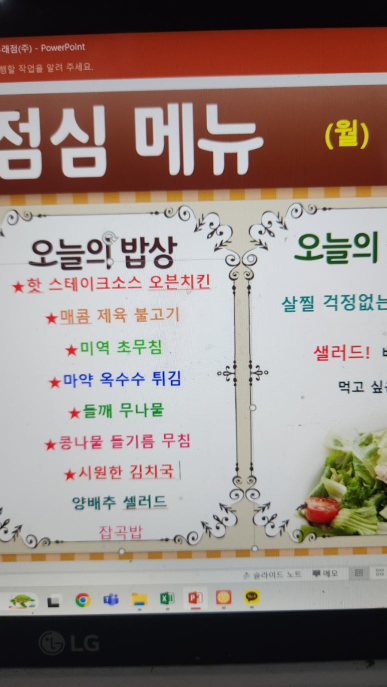
#> input picture docs/images/naver.jpg, 773 x 1373 px (shown at 1/2 size)
$ python -i ocr.py   (imports and definitions only)
#> lines starting #> are read from the running program, lines starting #| are printed output that depends on the picture
from paddleocr import PaddleOCR, draw_ocr
from PIL import Image, ImageEnhance
import cv2, numpy as np, re, logging, sys
from sklearn.cluster import KMeans

# ───────────── 설정 ─────────────
# [1 line not run here, left out]
# [1 line that did not run here, left out]
HEADER = re.compile(r"^(점심|오늘의|메뉴|샐러드|밥상)$")
MIN_CONF, GAP_X, GAP_Y = 0.80, 15, 0.7

# ───────────── 전처리 + OCR ─────────────
def ocr_from_image(img_path: str) -> list[str]:
#> called with img_path = '../../docs/images/naver.jpg'
    img = Image.open(img_path).convert("L")
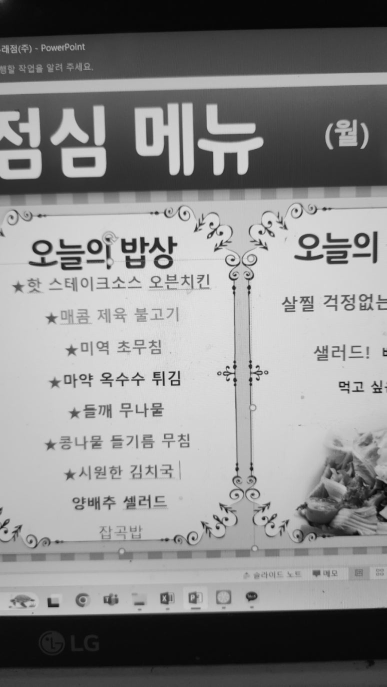
#> img: PIL image 773x1373 L (shown at 1/2 size); min 2, max 240, mean 139.2
    img = cv2.medianBlur(np.array(img), 3)
#> img: shape (1373, 773)
    img = cv2.resize(img, None, fx=3, fy=3, interpolation=cv2.INTER_CUBIC)
#> img: shape (4119, 2319)
    img = ImageEnhance.Sharpness(Image.fromarray(img)).enhance(2.0)
#> img: PIL image 2319x4119 L
    img = ImageEnhance.Brightness(img).enhance(1.2)
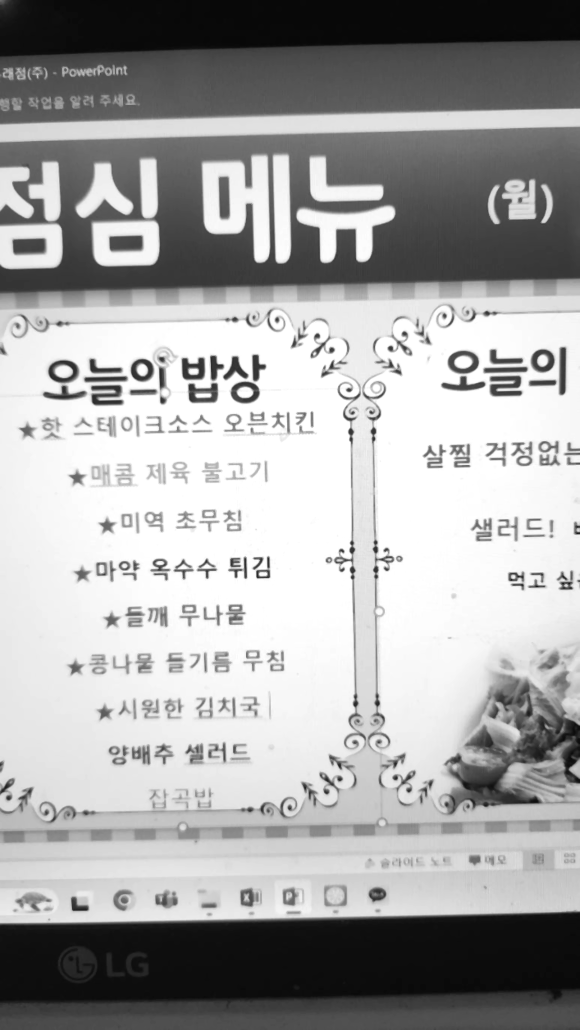
#> img: PIL image 2319x4119 L (shown at 1/4 size); min 3, max 255, mean 166.3
    img = ImageEnhance.Contrast(img).enhance(2.0)
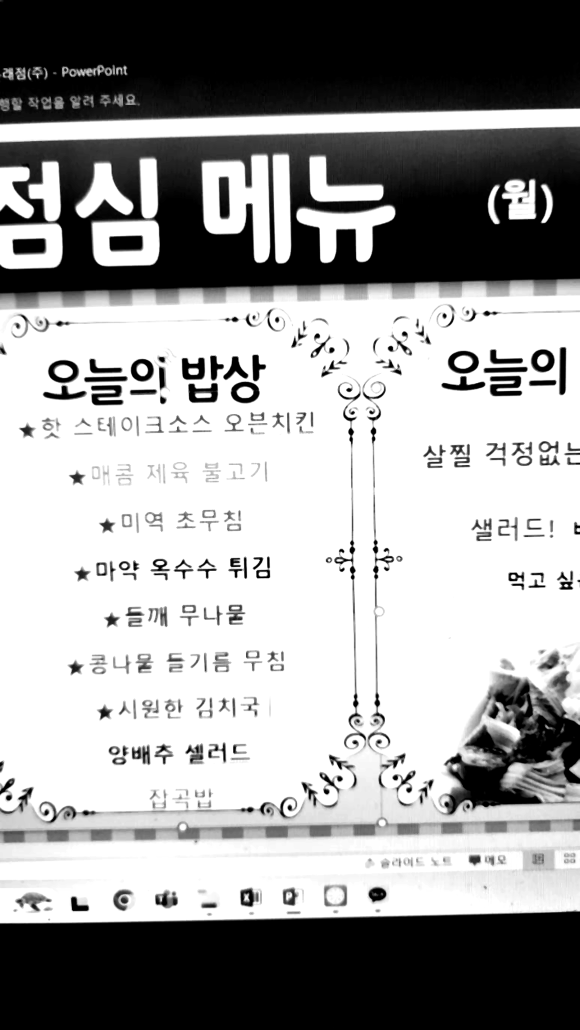
#> img: PIL image 2319x4119 L (shown at 1/4 size); min 0, max 255, mean 157.1
    img_np = np.array(img)

#> (the run stopped early here; a loop or call above may not have finished)

$ run again, on docs/images/kakao.jpg
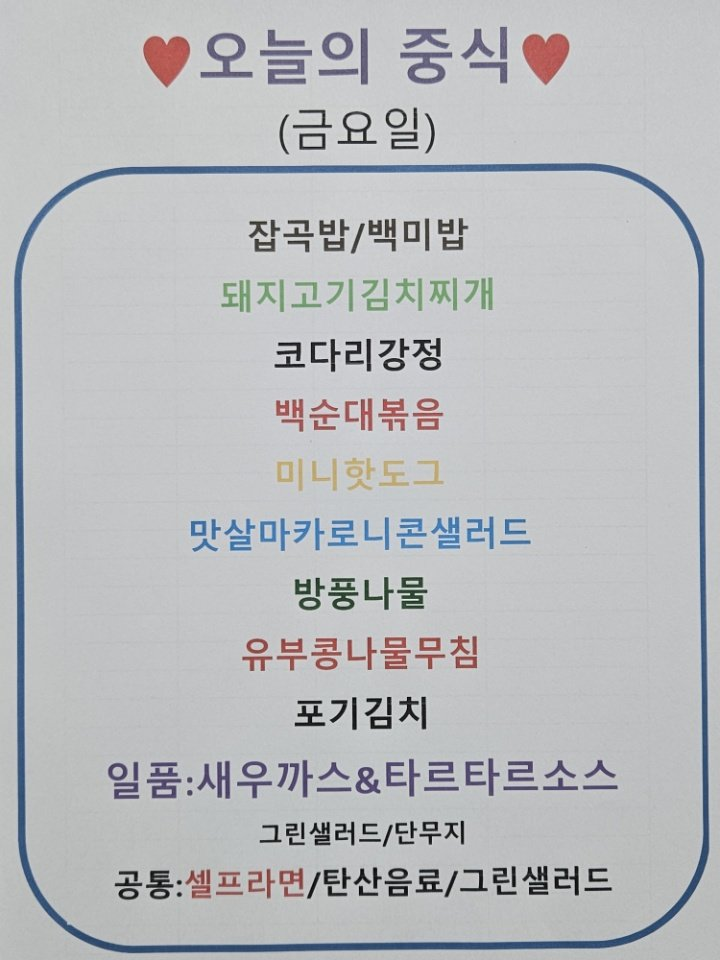
#> input picture docs/images/kakao.jpg, 720 x 960 px
#> in ocr_from_image, `img = ImageEnhance.Brightness(img).enhance(1.2)`:
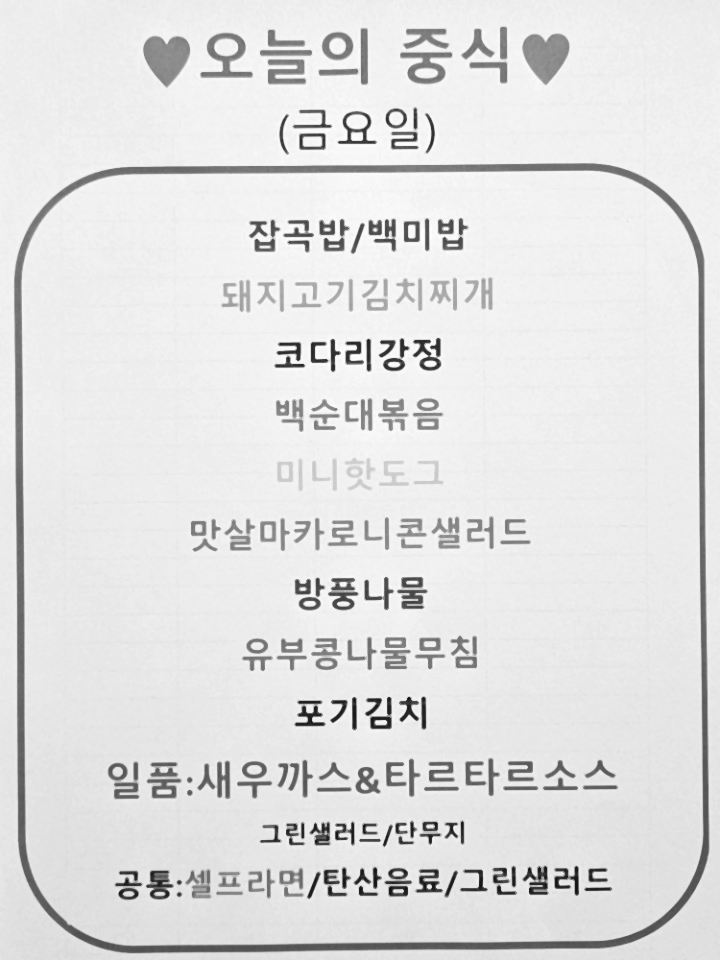
#> img: PIL image 2160x2880 L (shown at 1/3 size); min 0, max 255, mean 224.5
#> in ocr_from_image, `img = ImageEnhance.Contrast(img).enhance(2.0)`:
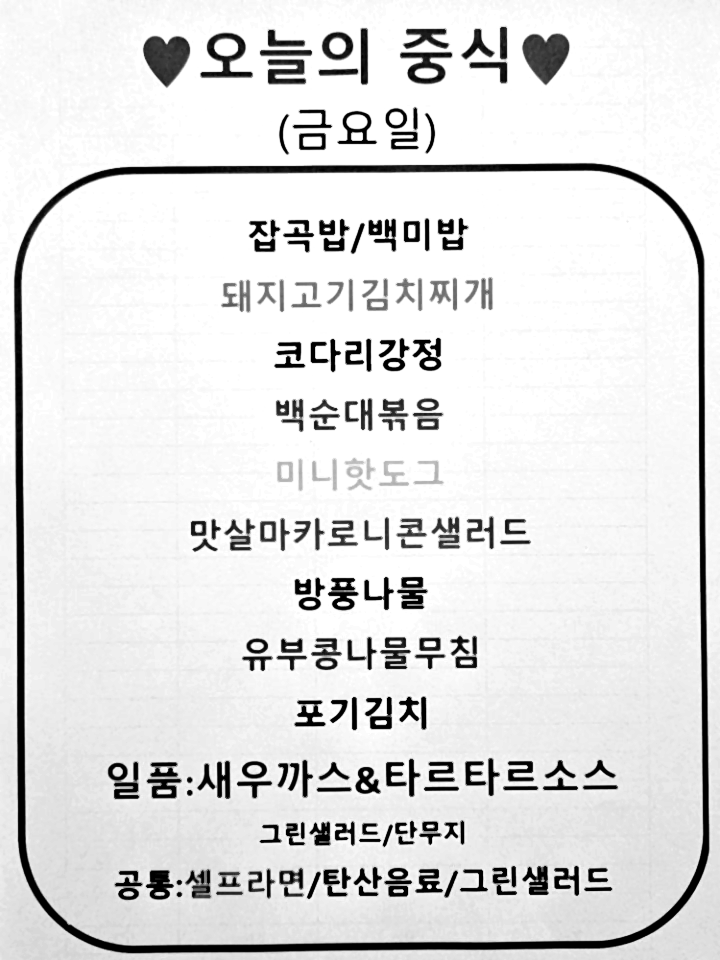
#> img: PIL image 2160x2880 L (shown at 1/3 size); min 0, max 255, mean 225
